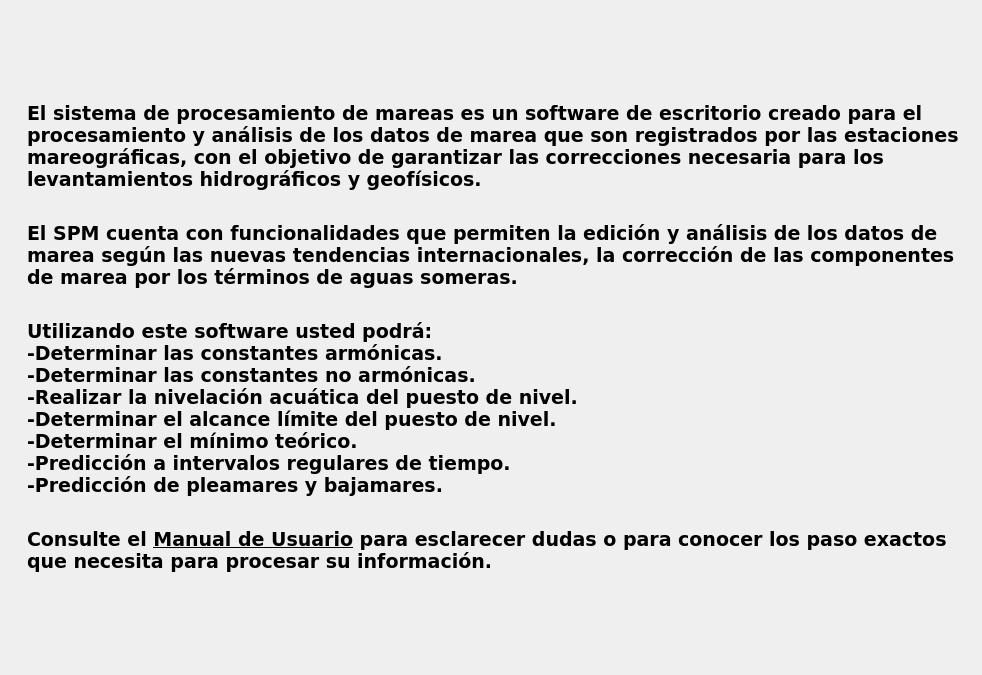
<?xml version="1.0" encoding="UTF-8"?>
<ui version="4.0">
 <class>Widget</class>
 <widget class="QWidget" name="Widget">
  <property name="geometry">
   <rect>
    <x>0</x>
    <y>0</y>
    <width>753</width>
    <height>675</height>
   </rect>
  </property>
  <property name="windowTitle">
   <string>Widget</string>
  </property>
  <property name="windowOpacity">
   <double>1.000000000000000</double>
  </property>
  <property name="styleSheet">
   <string notr="true"/>
  </property>
  <layout class="QHBoxLayout" name="horizontalLayout">
   <item>
    <layout class="QHBoxLayout" name="horizontalLayout_2">
     <property name="spacing">
      <number>0</number>
     </property>
     <item>
      <widget class="QFrame" name="frame">
       <property name="styleSheet">
        <string notr="true">#frame{
border-image: url(:/images/FONDO1.jpg);
background-color: transparent;
}</string>
       </property>
       <property name="frameShape">
        <enum>QFrame::StyledPanel</enum>
       </property>
       <property name="frameShadow">
        <enum>QFrame::Raised</enum>
       </property>
       <layout class="QHBoxLayout" name="horizontalLayout_3">
        <item>
         <widget class="QLabel" name="label">
          <property name="font">
           <font>
            <family>Verdana</family>
            <pointsize>12</pointsize>
           </font>
          </property>
          <property name="styleSheet">
           <string notr="true">/*#label{
border-image: url(:/images/FONDO1.jpg);

}*/</string>
          </property>
          <property name="text">
           <string>&lt;html&gt;&lt;head/&gt;&lt;body&gt;&lt;p&gt;&lt;span style=&quot; font-family:'Calibri'; font-size:14pt; font-weight:600; color:#000000;&quot;&gt;El sistema de procesamiento de mareas es un software de escritorio creado para el &lt;br/&gt;procesamiento y análisis de los datos de marea que son registrados por las estaciones &lt;br/&gt;mareográficas, con el objetivo de garantizar las correcciones necesaria para los&lt;br/&gt;levantamientos hidrográficos y geofísicos.&lt;/span&gt;&lt;/p&gt;&lt;p&gt;&lt;br/&gt;&lt;span style=&quot; font-family:'Calibri'; font-size:14pt; font-weight:600; color:#000000;&quot;&gt;El SPM cuenta con funcionalidades que permiten la edición y análisis de los datos de &lt;/span&gt;&lt;span style=&quot; font-weight:600; color:#000000;&quot;&gt;&lt;br/&gt;&lt;/span&gt;&lt;span style=&quot; font-family:'Calibri'; font-size:14pt; font-weight:600; color:#000000;&quot;&gt;marea según las nuevas tendencias internacionales, la corrección de  las componentes &lt;/span&gt;&lt;span style=&quot; font-weight:600; color:#000000;&quot;&gt;&lt;br/&gt;&lt;/span&gt;&lt;span style=&quot; font-family:'Calibri'; font-size:14pt; font-weight:600; color:#000000;&quot;&gt;de marea por los términos de aguas someras.&lt;/span&gt;&lt;/p&gt;&lt;p&gt;&lt;br/&gt;&lt;span style=&quot; font-family:'Calibri'; font-size:14pt; font-weight:600; color:#000000;&quot;&gt;Utilizando este software usted podrá:&lt;/span&gt;&lt;span style=&quot; font-weight:600; color:#000000;&quot;&gt;&lt;br/&gt;&lt;/span&gt;&lt;span style=&quot; font-family:'Calibri'; font-size:14pt; font-weight:600; color:#000000;&quot;&gt;-Determinar las constantes armónicas.&lt;/span&gt;&lt;span style=&quot; font-weight:600; color:#000000;&quot;&gt;&lt;br/&gt;&lt;/span&gt;&lt;span style=&quot; font-family:'Calibri'; font-size:14pt; font-weight:600; color:#000000;&quot;&gt;-Determinar las constantes no armónicas.&lt;/span&gt;&lt;span style=&quot; font-weight:600; color:#000000;&quot;&gt;&lt;br/&gt;&lt;/span&gt;&lt;span style=&quot; font-family:'Calibri'; font-size:14pt; font-weight:600; color:#000000;&quot;&gt;-Realizar la nivelación acuática del puesto de nivel.&lt;/span&gt;&lt;span style=&quot; font-weight:600; color:#000000;&quot;&gt;&lt;br/&gt;&lt;/span&gt;&lt;span style=&quot; font-family:'Calibri'; font-size:14pt; font-weight:600; color:#000000;&quot;&gt;-Determinar el alcance límite del puesto de nivel.&lt;/span&gt;&lt;span style=&quot; font-weight:600; color:#000000;&quot;&gt;&lt;br/&gt;&lt;/span&gt;&lt;span style=&quot; font-family:'Calibri'; font-size:14pt; font-weight:600; color:#000000;&quot;&gt;-Determinar el mínimo teórico.&lt;/span&gt;&lt;span style=&quot; font-weight:600; color:#000000;&quot;&gt;&lt;br/&gt;&lt;/span&gt;&lt;span style=&quot; font-family:'Calibri'; font-size:14pt; font-weight:600; color:#000000;&quot;&gt;-Predicción a intervalos regulares de tiempo.&lt;/span&gt;&lt;span style=&quot; font-weight:600; color:#000000;&quot;&gt;&lt;br/&gt;&lt;/span&gt;&lt;span style=&quot; font-family:'Calibri'; font-size:14pt; font-weight:600; color:#000000;&quot;&gt;-Predicción de pleamares y bajamares.&lt;/span&gt;&lt;/p&gt;&lt;p&gt;&lt;br/&gt;&lt;span style=&quot; font-family:'Calibri'; font-size:14pt; font-weight:600; color:#000000;&quot;&gt;Consulte el &lt;/span&gt;&lt;span style=&quot; font-family:'Calibri'; font-size:14pt; font-weight:600; text-decoration: underline; color:#000000;&quot;&gt;Manual de Usuario&lt;/span&gt;&lt;span style=&quot; font-family:'Calibri'; font-size:14pt; font-weight:600; color:#000000;&quot;&gt; para esclarecer dudas o para conocer los paso exactos&lt;/span&gt;&lt;span style=&quot; font-weight:600; color:#000000;&quot;&gt;&lt;br/&gt;&lt;/span&gt;&lt;span style=&quot; font-family:'Calibri'; font-size:14pt; font-weight:600; color:#000000;&quot;&gt;que necesita para procesar su información.&lt;/span&gt;&lt;/p&gt;&lt;/body&gt;&lt;/html&gt;</string>
          </property>
          <property name="alignment">
           <set>Qt::AlignLeading|Qt::AlignLeft|Qt::AlignVCenter</set>
          </property>
          <property name="margin">
           <number>4</number>
          </property>
          <property name="indent">
           <number>4</number>
          </property>
         </widget>
        </item>
       </layout>
      </widget>
     </item>
    </layout>
   </item>
  </layout>
 </widget>
 <layoutdefault spacing="6" margin="11"/>
 <resources/>
 <connections/>
</ui>
